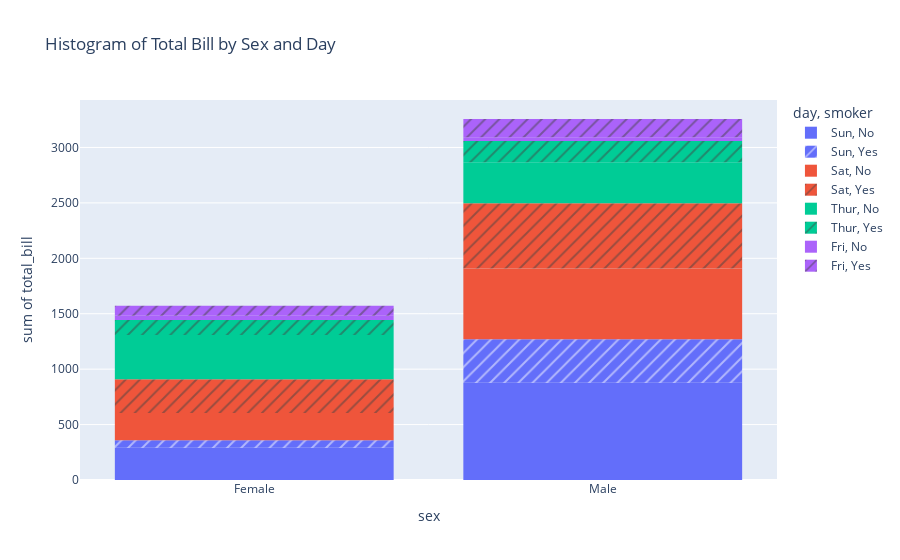

The notebook cell saved with this chart:
### Code cell
import plotly.express as px

# Load the "tips" dataset from Plotly library
tips_data = px.data.tips()

# Plot histogram
fig = px.histogram(tips_data, x="sex", y="total_bill", color="day", pattern_shape="smoker", 
                   title='Histogram of Total Bill by Sex and Day')
fig.show()

### Figure 1 — Plotly figure (JSON) as saved in the notebook; plotly's stock layout.template omitted (floating-point values rounded to 4 significant figures)
{"data": [{"alignmentgroup": "True", "bingroup": "x", "histfunc": "sum", "hovertemplate": "day=Sun<br>smoker=No<br>sex=%{x}<br>sum of total_bill=%{y}<extra></extra>", "legendgroup": "Sun, No", "marker": {"color": "#636efa", "pattern": {"shape": ""}}, "name": "Sun, No", "offsetgroup": "Sun, No", "orientation": "v", "showlegend": true, "type": "histogram", "x": ["Female", "Male", "Male", "Male", "Female", "Male", "Male", "Male", "Male", "Male", "Male", "Female", "Male", "Male", "Female", "Male", "Female", "Male", "Female", "Male", "Male", "Male", "Male", "Male", "Male", "Male", "Male", "Male", "Male", "Female", "Female", "Male", "Male", "Male", "Male", "Male", "Female", "Female", "Male", "Male", "Male", "Male", "Male", "Male", "Female", "Male", "Female", "Female", "Male", "Male", "Male", "Female", "Male", "Male", "Male", "Male", "Male"], "xaxis": "x", "y": [16.99, 10.34, 21.01, 23.68, 24.59, 25.29, 8.77, 26.88, 15.04, 14.78, 10.27, 35.26, 15.42, 18.43, 14.83, 21.58, 10.33, 16.29, 16.97, 17.46, 13.94, 9.68, 30.4, 18.29, 22.23, 32.4, 28.55, 18.04, 12.54, 10.29, 34.81, 9.94, 25.56, 19.49, 38.07, 23.95, 25.71, 17.31, 29.93, 14.07, 13.13, 17.26, 24.55, 19.77, 29.85, 48.17, 25, 13.39, 16.49, 21.5, 12.66, 16.21, 13.81, 24.52, 20.76, 31.71, 20.69], "yaxis": "y"}, {"alignmentgroup": "True", "bingroup": "x", "histfunc": "sum", "hovertemplate": "day=Sun<br>smoker=Yes<br>sex=%{x}<br>sum of total_bill=%{y}<extra></extra>", "legendgroup": "Sun, Yes", "marker": {"color": "#636efa", "pattern": {"shape": "/"}}, "name": "Sun, Yes", "offsetgroup": "Sun, Yes", "orientation": "v", "showlegend": true, "type": "histogram", "x": ["Female", "Male", "Male", "Male", "Male", "Male", "Male", "Female", "Male", "Male", "Male", "Male", "Male", "Male", "Female", "Male", "Female", "Male", "Male"], "xaxis": "x", "y": [17.51, 7.25, 31.85, 16.82, 32.9, 17.89, 14.48, 9.6, 34.63, 34.65, 23.33, 45.35, 23.17, 40.55, 20.9, 30.46, 18.15, 23.1, 15.69], "yaxis": "y"}, {"alignmentgroup": "True", "bingroup": "x", "histfunc": "sum", "hovertemplate": "day=Sat<br>smoker=No<br>sex=%{x}<br>sum of total_bill=%{y}<extra></extra>", "legendgroup": "Sat, No", "marker": {"color": "#EF553B", "pattern": {"shape": ""}}, "name": "Sat, No", "offsetgroup": "Sat, No", "orientation": "v", "showlegend": true, "type": "histogram", "x": ["Male", "Male", "Female", "Female", "Male", "Male", "Male", "Male", "Male", "Male", "Female", "Male", "Male", "Female", "Female", "Male", "Male", "Male", "Female", "Male", "Male", "Male", "Female", "Male", "Male", "Male", "Female", "Male", "Male", "Female", "Female", "Male", "Female", "Male", "Male", "Female", "Male", "Male", "Male", "Male", "Male", "Male", "Female", "Male", "Male"], "xaxis": "x", "y": [20.65, 17.92, 20.29, 15.77, 39.42, 19.82, 17.81, 13.37, 12.69, 21.7, 19.65, 9.55, 18.35, 15.06, 20.69, 17.78, 24.06, 16.31, 16.93, 18.69, 31.27, 16.04, 26.41, 48.27, 17.59, 20.08, 16.45, 20.23, 12.02, 17.07, 14.73, 10.51, 20.92, 18.24, 14, 7.25, 48.33, 20.45, 13.28, 11.61, 10.77, 10.07, 35.83, 29.03, 17.82], "yaxis": "y"}, {"alignmentgroup": "True", "bingroup": "x", "histfunc": "sum", "hovertemplate": "day=Sat<br>smoker=Yes<br>sex=%{x}<br>sum of total_bill=%{y}<extra></extra>", "legendgroup": "Sat, Yes", "marker": {"color": "#EF553B", "pattern": {"shape": "/"}}, "name": "Sat, Yes", "offsetgroup": "Sat, Yes", "orientation": "v", "showlegend": true, "type": "histogram", "x": ["Male", "Male", "Male", "Male", "Male", "Male", "Female", "Male", "Female", "Female", "Male", "Female", "Female", "Male", "Male", "Male", "Female", "Female", "Female", "Male", "Male", "Male", "Male", "Male", "Female", "Male", "Male", "Female", "Female", "Female", "Male", "Male", "Male", "Female", "Female", "Male", "Male", "Male", "Male", "Male", "Female", "Male"], "xaxis": "x", "y": [38.01, 11.24, 20.29, 13.81, 11.02, 18.29, 3.07, 15.01, 26.86, 25.28, 17.92, 44.3, 22.42, 15.36, 20.49, 25.21, 14.31, 10.59, 10.63, 50.81, 15.81, 26.59, 38.73, 24.27, 12.76, 30.06, 25.89, 13.27, 28.17, 12.9, 28.15, 11.59, 7.74, 30.14, 22.12, 24.01, 15.69, 15.53, 12.6, 32.83, 27.18, 22.67], "yaxis": "y"}, {"alignmentgroup": "True", "bingroup": "x", "histfunc": "sum", "hovertemplate": "day=Thur<br>smoker=No<br>sex=%{x}<br>sum of total_bill=%{y}<extra></extra>", "legendgroup": "Thur, No", "marker": {"color": "#00cc96", "pattern": {"shape": ""}}, "name": "Thur, No", "offsetgroup": "Thur, No", "orientation": "v", "showlegend": true, "type": "histogram", "x": ["Male", "Male", "Male", "Male", "Female", "Male", "Female", "Male", "Male", "Male", "Male", "Female", "Female", "Female", "Male", "Female", "Male", "Male", "Female", "Female", "Male", "Female", "Female", "Male", "Male", "Female", "Female", "Female", "Female", "Female", "Female", "Female", "Female", "Female", "Male", "Male", "Female", "Female", "Female", "Female", "Female", "Male", "Male", "Male", "Female"], "xaxis": "x", "y": [27.2, 22.76, 17.29, 16.66, 10.07, 15.98, 34.83, 13.03, 18.28, 24.71, 21.16, 10.65, 12.43, 24.08, 11.69, 13.42, 14.26, 15.95, 12.48, 29.8, 8.52, 14.52, 11.38, 22.82, 19.08, 20.27, 11.17, 12.26, 18.26, 8.51, 10.33, 14.15, 13.16, 17.47, 34.3, 41.19, 27.05, 16.43, 8.35, 18.64, 11.87, 9.78, 7.51, 7.56, 18.78], "yaxis": "y"}, {"alignmentgroup": "True", "bingroup": "x", "histfunc": "sum", "hovertemplate": "day=Thur<br>smoker=Yes<br>sex=%{x}<br>sum of total_bill=%{y}<extra></extra>", "legendgroup": "Thur, Yes", "marker": {"color": "#00cc96", "pattern": {"shape": "/"}}, "name": "Thur, Yes", "offsetgroup": "Thur, Yes", "orientation": "v", "showlegend": true, "type": "histogram", "x": ["Male", "Male", "Male", "Female", "Male", "Male", "Male", "Male", "Female", "Female", "Male", "Male", "Female", "Female", "Female", "Male", "Female"], "xaxis": "x", "y": [19.44, 32.68, 16, 19.81, 28.44, 15.48, 16.58, 10.34, 43.11, 13, 13.51, 18.71, 12.74, 13, 16.4, 20.53, 16.47], "yaxis": "y"}, {"alignmentgroup": "True", "bingroup": "x", "histfunc": "sum", "hovertemplate": "day=Fri<br>smoker=No<br>sex=%{x}<br>sum of total_bill=%{y}<extra></extra>", "legendgroup": "Fri, No", "marker": {"color": "#ab63fa", "pattern": {"shape": ""}}, "name": "Fri, No", "offsetgroup": "Fri, No", "orientation": "v", "showlegend": true, "type": "histogram", "x": ["Male", "Female", "Male", "Female"], "xaxis": "x", "y": [22.49, 22.75, 12.46, 15.98], "yaxis": "y"}, {"alignmentgroup": "True", "bingroup": "x", "histfunc": "sum", "hovertemplate": "day=Fri<br>smoker=Yes<br>sex=%{x}<br>sum of total_bill=%{y}<extra></extra>", "legendgroup": "Fri, Yes", "marker": {"color": "#ab63fa", "pattern": {"shape": "/"}}, "name": "Fri, Yes", "offsetgroup": "Fri, Yes", "orientation": "v", "showlegend": true, "type": "histogram", "x": ["Male", "Female", "Female", "Male", "Male", "Male", "Male", "Female", "Female", "Male", "Female", "Male", "Male", "Female", "Female"], "xaxis": "x", "y": [28.97, 5.75, 16.32, 40.17, 27.28, 12.03, 21.01, 11.35, 15.38, 12.16, 13.42, 8.58, 13.42, 16.27, 10.09], "yaxis": "y"}], "layout": {"autosize": true, "barmode": "relative", "legend": {"title": {"text": "day, smoker"}, "tracegroupgap": 0}, "title": {"text": "Histogram of Total Bill by Sex and Day"}, "xaxis": {"anchor": "y", "autorange": true, "domain": [0, 1], "range": [-0.5, 1.5], "title": {"text": "sex"}, "type": "category"}, "yaxis": {"anchor": "x", "autorange": true, "domain": [0, 1], "range": [0, 3428.0], "title": {"text": "sum of total_bill"}, "type": "linear"}}}
